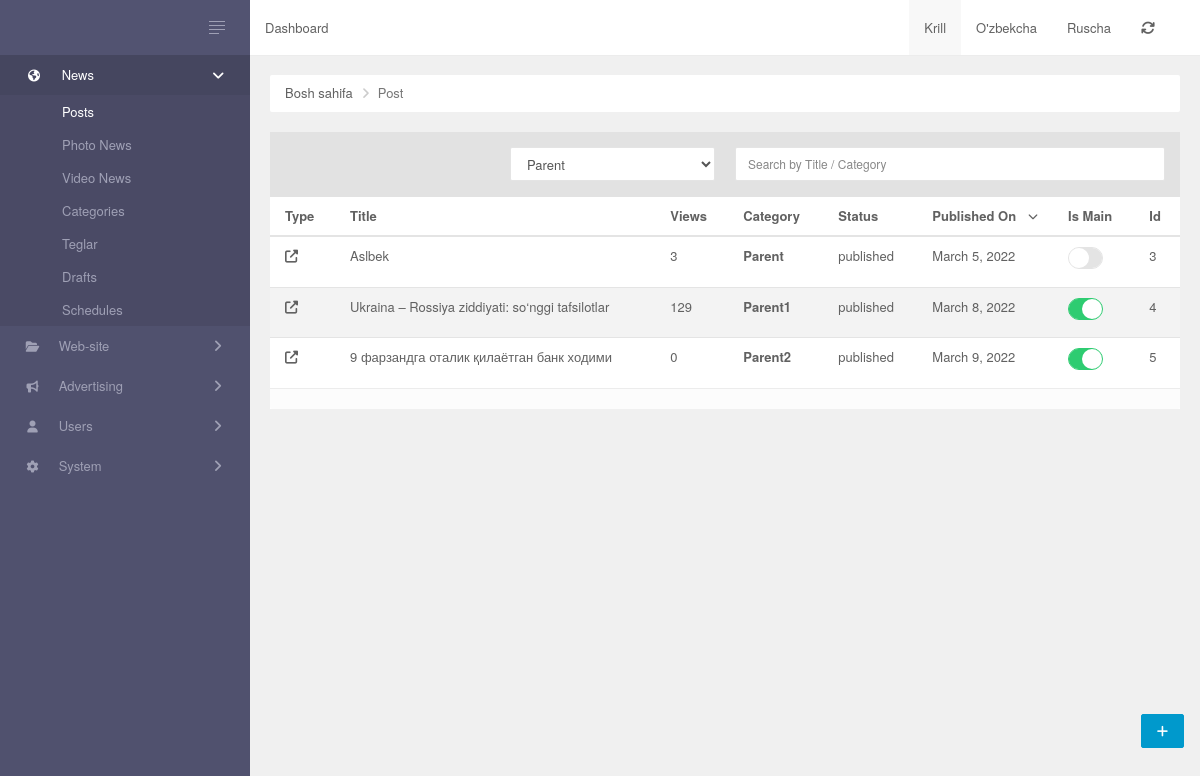
The page / on the database its author committed.
### Admin/models/post.py (models this page shows, shortened)
class Post(models.Model):
    name = models.CharField(max_length = 200)
    slug = models.SlugField(unique=True, max_length=100)
    img = models.ImageField(upload_to='image/', default=True)
    short_info = models.CharField(max_length = 150)
    description = QuillField()
    category = models.ForeignKey('Category', on_delete = models.CASCADE)
    tags = TaggableManager()
    created_at = models.DateTimeField(auto_now_add = True)
    updated_at = models.DateTimeField(auto_now = True)
    STATUS = Choices('draft', 'published', 'disabled', 'posted')
    status = StatusField()
    views = models.PositiveBigIntegerField(default = 0)
    author = models.ForeignKey('MyUser', on_delete = models.CASCADE)
    is_main = models.BooleanField(default = False)

### Admin/models/category.py (models this page shows)
class Category(MPTTModel):
    name = models.CharField(max_length = 200)
    slug = models.SlugField(unique=True)
    description = models.TextField()
    is_hidden = models.BooleanField()
    is_home = models.BooleanField()
    creted_at = models.DateTimeField(auto_now_add = True)
    parent = TreeForeignKey('self', on_delete=models.CASCADE, null=True, blank=True, related_name='children')
    class MPTTMeta:
        order_insertion_by = ['name']
    def __str__(self):
        return self.name

### Admin/views.py (the view)
# urls.py: path('', index, name ='home'),
def index(request):
    news = Post.objects.all()
    category = Category.objects.all()
    return render(request,'index.html',{'news':news,'categories':category})

### Admin/templates/index.html (shortened to what this page needs)
{% extends 'base.html' %}
{% load static %}
{% block content %}
        <div class="main-panel">
            {% include 'inc/header.html' %}
            <div class="main-content">
                <ul class="breadcrumb ">
                    <li><a href="{% url 'home' %}">Bosh sahifa</a></li>
                    <li class="active">Post</li>
                </ul>
                <div class="button-panel">
                    <a class="btn btn-fab btn-raised btn-primary" href="#" title="Create news Post"><i class="fa fa-plus"></i></a>
                </div>
                <div id="post-grid" data-pjax-container="">
                    <div class="panel panel-default data-grid">
                        <div class="panel-heading">
                            <div class="row" id="data-grid-filters">
                                <form id="w0" action="{% url 'news_search' %}" method="post">
                                    <div class="col col-md-3  col-md-offset-3">
                                        <div class="form-group field-post-_domain">
                                            <select class="form-control">
                                                {% for i in categories %}
                                                <option value="{{i.name}}">{{i.name}}</option>
                                                {% endfor %}
                                            </select>
                                        </div>
                                    </div>
                                    <div class="col col-md-6 col-md-6">
                                        <div class="form-group field-post-search">
                                            <input type="text" id="post-search" class="form-control" name="query" placeholder="Search by Title / Category">
                                        </div>
                                    </div>
                                </form>
                            </div>
                        </div>
                        <div id="data-grid" class="table-responsive scroll">
                            <table class="table table-striped table-hover">
                                <thead>
                                    <tr>
                                        <th><a href="/post/index?sort=type" data-sort="type">Type</a></th>
                                        <th><a href="/post/index?sort=title" data-sort="title">Title</a></th>
                                        <th><a href="/post/index?sort=views" data-sort="views">Views</a></th>
                                        <th><a href="/post/index?sort=views" data-sort="views">Category</a></th>
                                        <th><a href="/post/index?sort=status" data-sort="status">Status</a></th>
                                        <th><a class="desc" href="/post/index?sort=published_on" data-sort="published_on">Published On</a></th>
                                        <th><a href="/post/index?sort=is_main" data-sort="is_main">Is Main</a></th>
                                        <th>Id</th>
                                    </tr>
                                </thead>
                                <tbody>
                                    {% for i in news %}
                                    <tr class="  " data-key="620ddae1f2750876ef694475">
                                        <td><a href="#" data-pjax="0" target="_blank"><i class="fa fa-external-link"></i></a></td>
                                        <td><a href="#" data-pjax="0">{{i.name|truncatechars:100}}</a></td>
                                        <td>{{i.views}}</td>
                                        <th><a href="" data-sort="views">{{i.category}}</a></th>
                                        <td>{{i.status}}</td>
                                        <td>{{i.created_at|date}}</td>
                                        <td>
                                            <label id="checkBo_w30" class="switch switch-sm">
                                                <input type="checkbox" name="is_main" {% if i.is_main %}checked{% endif %} ><span><i class='handle'></i></span>
                                            </label>
                                        </td>
                                        <td><a href="/post/schedule?p=620ddae1f2750876ef694475" data-pjax="0">{{i.id}}</a></td>
                                    </tr>
                                    {% endfor %}
                                </tbody>
                            </table>
                            <div class='panel-footer'>
                            </div>
                        </div>
                    </div>
                </div>
            </div>
        </div>
{% endblock %}

### static/css/style.css (style rules this page uses)
.button-panel { bottom: 52px; position: fixed; right: 16px; z-index: 10000; }
.main-panel { transition: margin 0.33s cubic-bezier(0.685, 0.0473, 0.346, 1) 0s; }
.form-group { position: relative; }
.desc:after { font-family: FontAwesome; content: "\f078"; font-size: 10px; float: right; padding-top: 2px; }
.panel-heading .form-group { margin: 0px; }

### templates/base.html (style rules this page uses)
.scroll { overflow: auto; white-space: nowrap; }

### rows shown on the page
Post: name "Aslbek", views "3", category "Parent", status "published", created_at "March 5, 2022", id "3"
Post: name "Ukraina – Rossiya ziddiyati: so‘nggi tafsilotlar", views "129", category "Parent1", status "published", created_at "March 8, 2022", id "4"
Post: name "9 фарзандга оталик қилаётган банк ходими", views "0", category "Parent2", status "published", created_at "March 9, 2022", id "5"

### other values the page prints
form field value "Parent"
